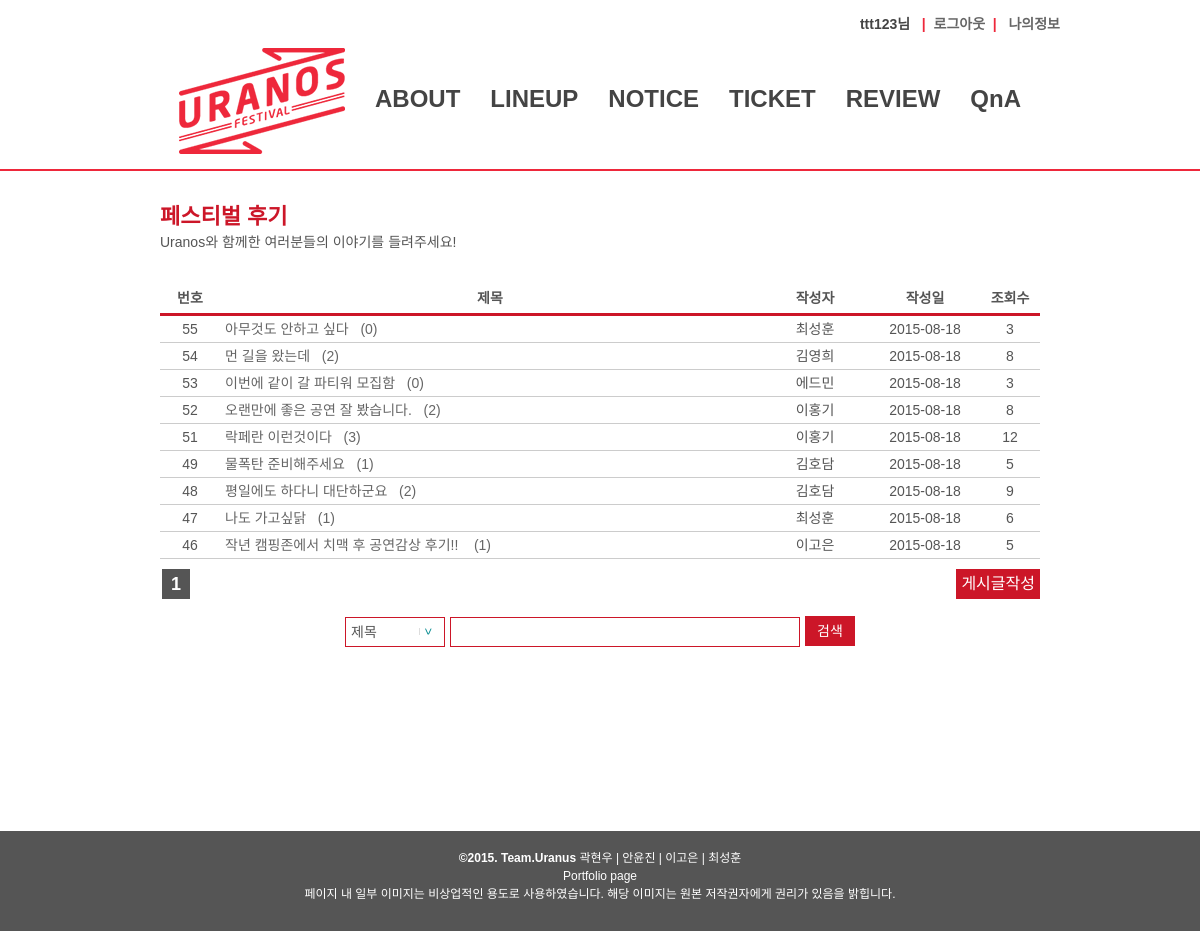
The app's page /review/list.php (signed in) with its own data.
### tables this page shows
CREATE TABLE IF NOT EXISTS `review` (
  `no` int(11) NOT NULL AUTO_INCREMENT,
  `idno` varchar(15) NOT NULL,
  `name` varchar(10) NOT NULL,
  `subject` varchar(100) NOT NULL,
  `content` text NOT NULL,
  `password` varchar(100) NOT NULL,
  `date` datetime NOT NULL,
  `hit` int(11) DEFAULT '0',
  `file_name_0` varchar(100) DEFAULT NULL,
  `file_copied_0` varchar(100) DEFAULT NULL,
  PRIMARY KEY (`no`)
);

### review/list.php (the view, shortened to what this page needs)
<?php
$uid = $_SESSION[ses_uid];
 include "../lib/conn.php";
 include "../lib/paging.php";
	$search = "";
	$cnt_qurey = "select *  from review where 1 $search";
		$cnt_result = mysql_query($cnt_qurey,$connect);
		$row =mysql_num_rows($cnt_result);
	if($_GET[page] && $_GET[page] > 0){
		$page = $_GET[page];
	}else{
		$page = 1;
	}
	$page_row = 10;
	$page_scale = 5;
	$from_record = ($page - 1) * $page_row;
	$paging_search = "&searchColumn=".$_GET['searchColumn']."&searchText=".$_GET['searchText'];
		$paging = paging($page, $page_row, $page_scale, $row, $paging_search);
		$page_que = "select * from review where 1 ".$search." order by no desc limit  $from_record, $page_row";
		$result =mysql_query($page_que,$connect);
		$row1 = mysql_num_rows($result);
?>
<!DOCTYPE html>
<html>
<head>
  <link rel="stylesheet" type="text/css" href="../css/common.css">
    <link rel="stylesheet" type="text/css" href="../css/review_list_form.css">
</head>
<body>
  <div id="wraper">
    <header>
    <nav>
	  <?php include "../lib/top_login2.php"; ?>
      <?php include "../lib/top_menu2.php"; ?>
    </nav>
	 </header>
    <section>
			<h2>페스티벌 후기</h2>
			<h3>Uranos와 함께한 여러분들의 이야기를 들려주세요!</h3><br/><br/>
			<table border="1">
				<thead>
					<tr>
						<th style="width:60px">번호</th>
						<th>제목</th>
						<th style="width:110px">작성자</th>
						<th style="width:110px">작성일</th>
						<th style="width:60px">조회수</th>
					</tr>
				</thead>
				<tbody>
						<?php
								for ($i = 0; $i < $row1; $i++){
									$no = mysql_result($result, $i, 0);
									$subject = mysql_result($result, $i, 3);
									$name = mysql_result($result, $i, 2);
									$datetime = mysql_result($result, $i, 6);
								$date = substr($datetime,0,10);
									$hit = mysql_result($result, $i, 7);
									$file_copied = mysql_result($result, $i, 9);
									$img = str_replace($file_copied, img, $file_copied);
									$img = $img;
								$re_qry = "select * from re_review where parent = '$no' order by date desc";
								$re_result = mysql_query($re_qry,$connect);
								$row2 =mysql_num_rows($re_result);
								$re_num = "(".$row2.")";
						?>
					<tr >
						<td align = 'center'><? echo $no ?></td>
						<td ><a href="./view.php?no=<? echo $no ?>&page=<?=$page?>"><? echo $subject."&nbsp;&nbsp;&nbsp;".$re_num."&nbsp;".$img ?></a>
						</td>
						<td align = 'center'><? echo $name ?></td>
						<td align = 'center'><? echo $date ?></td>
						<td align = 'center'><? echo $hit ?></td>
					</tr>
							<?php
								}
							?>
				</tbody>
				</table>
						<div id='paging'>
				<? echo $paging ?>
		</div>
		<?
				if($uid){
					echo "<div class='alink_btn'><a href='write_form.php?page=$page'>게시글작성</a></div>";
				}
			?>
		<div class="search">
			<form action="list.php" method="get">
				<label><select name="searchColumn">
					<option <?php echo $_GET['searchColumn']=='subject'?'selected="selected"':null?> value="subject">제목</option>
				</select></label><input type="text" name="searchText" value="<?php echo isset($searchText)?$searchText:null?>"><button type="submit">검색</button>
			</form>
	</div>
    </section>
    <footer>
        <?php include "../lib/footer.php"; ?>
    </footer>
  </div>
</body>
</html>

### css/common.css (style rules this page uses)
html, body, div, span, object, iframe, h1, h2, h3, h4, h5, h6, p, blockquote, pre, abbr, address, cite, code, del, dfn, em, img, ins, kbd, q, samp, small, strong, sub, sup, var, b, i, dl, dt, dd, ol, ul, li, fieldset, form, label, legend, table, caption, tbody, tfoot, thead, tr, th, td, article, aside, canvas, details, figcaption, figure, footer, header, hgroup, menu, nav, section, summary, time, mark, audio, video { margin:0; padding:0; border:0; outline:0; font-size:100%; vertical-align:baseline; background:transparent; }
body { line-height:1; }
article,aside,details,figcaption,figure, footer,header,hgroup,menu,nav,section { display:block; }
a { margin:0; padding:0; font-size:100%; vertical-align:baseline; background:transparent; }
a { selector-dummy : expression(this.hideFocus=true); }
a, a:active, a:focus, a:hover, a:link, a:visited { -moz-outline:none; outline:none; color: #666; text-decoration: none; }
table { border-collapse:collapse; border-spacing:0; }
input, select { vertical-align:middle; }
body { background:#ffffff; font-family: '나눔고딕',NanumGothic, Dotum, '돋움', sans-serif; max-width:100%; width:100%; }
section { width:880px; min-height:600px; padding: 30px 50px; background: #ffffff; height:100%; margin: 0 auto; }
header { max-width:100%; width:100%; text-align:center; border-bottom:2px solid #ee283b; }
nav { display:inline-block; max-width:920px; width:920px; padding: 15px 0; }
#paging { display: inline-block; margin: 10px auto; min-width:500px; width:500px; overflow: hidden; font-size:18px; color: #cc0000; }
footer { width: 100%; height:100px; background: #555555; }

### css/review_list_form.css (style rules this page uses)
h2 { font-size: 22px; line-height:32px; color:#cc1628; font-weight:600; }
h3 { font-size: 14px; line-height:18px; color:#555555; font-weight:500; }
table { width: 100%; border-collapse: none; border-spacing: none; }
th { border-bottom:#cc1628 3px solid; font-weight: 500px; font-size: 14px; color:#555555; line-height: 30px; }
td { font-size: 14px; color:#555555; line-height: 26px; padding:0 5px; }
tr { border-bottom: 1px solid #cccccc; }
.search { width: 510px; margin: 0 auto; }
select { width: 100px; height: 30px; font-size:14px; border: #cc1628 solid 1px; padding:5px; margin: 5px 5px 5px 0; background: #ffffff; color:#555555; outline:none; display: inline-block; -webkit-appearance:none; -moz-appearance:none; appearance:none; cursor:pointer; }
@media screen and (-webkit-min-device-pixel-ratio:0) { select { padding-right:18px } }
label { position:relative }
label:after { content:'>'; font-size:12px; color:#038a8f; -webkit-transform:rotate(90deg); -moz-transform:rotate(90deg); -ms-transform:rotate(90deg); transform:rotate(90deg); right:20px; top:2px; padding:0 0 2px; border-bottom:1px solid #ddd; position:absolute; pointer-events:none; }
label:before { content:''; right:6px; top:0px; width:20px; height:20px; position:absolute; pointer-events:none; display:block; }
input[type="text"] { width: 338px; height: 28px; background: #ffffff; border: #cc1628 solid 1px; margin: 5px 5px 5px 0; padding: 0 5px; }
button[type="submit"] { cursor: pointer; display: inline-block; width: 50px; line-height: 30px; color: #ffffff; text-align: center; font-size: 14px; font-weight:500; border: 0; padding:0px; background: #cc1628; }
.alink_btn { display: inline-block; float:right; }
.alink_btn a { display: inline-block; padding: 0 5px; line-height:30px; font:14px 500; color: #ffffff; background: #cc1628; margin: 10px 0; }

### records on screen
review: no "55", subject "아무것도 안하고 싶다", re_num "(0)", name "최성훈", date "2015-08-18", hit "3"
review: no "54", subject "먼 길을 왔는데", re_num "(2)", name "김영희", date "2015-08-18", hit "8"
review: no "53", subject "이번에 같이 갈 파티워 모집함", re_num "(0)", name "에드민", date "2015-08-18", hit "3"
review: no "52", subject "오랜만에 좋은 공연 잘 봤습니다.", re_num "(2)", name "이홍기", date "2015-08-18", hit "8"
review: no "51", subject "락페란 이런것이다", re_num "(3)", name "이홍기", date "2015-08-18", hit "12"
review: no "49", subject "물폭탄 준비해주세요", re_num "(1)", name "김호담", date "2015-08-18", hit "5"
review: no "48", subject "평일에도 하다니 대단하군요", re_num "(2)", name "김호담", date "2015-08-18", hit "9"
review: no "47", subject "나도 가고싶닭", re_num "(1)", name "최성훈", date "2015-08-18", hit "6"
review: no "46", subject "작년 캠핑존에서 치맥 후 공연감상 후기!!", re_num "(1)", name "이고은", date "2015-08-18", hit "5"

### other values on screen
$_SESSION['ses_uid'] "ttt123"
